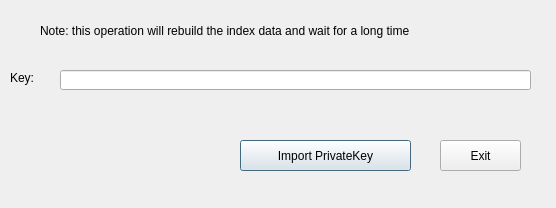
<?xml version="1.0" encoding="UTF-8"?>
<ui version="4.0">
 <class>ImpPrivKeyDialog</class>
 <widget class="QDialog" name="ImpPrivKeyDialog">
  <property name="geometry">
   <rect>
    <x>0</x>
    <y>0</y>
    <width>556</width>
    <height>208</height>
   </rect>
  </property>
  <property name="windowTitle">
   <string>Import pakcoin into your wallet</string>
  </property>
  <widget class="QPushButton" name="importButton">
   <property name="geometry">
    <rect>
     <x>240</x>
     <y>140</y>
     <width>171</width>
     <height>31</height>
    </rect>
   </property>
   <property name="text">
    <string>Import PrivateKey</string>
   </property>
   <property name="icon">
    <iconset>
     <normaloff>:/icons/add</normaloff>:/icons/add</iconset>
   </property>
  </widget>
  <widget class="QDialogButtonBox" name="buttonBox">
   <property name="geometry">
    <rect>
     <x>610</x>
     <y>415</y>
     <width>81</width>
     <height>26</height>
    </rect>
   </property>
   <property name="standardButtons">
    <set>QDialogButtonBox::NoButton</set>
   </property>
   <property name="centerButtons">
    <bool>true</bool>
   </property>
  </widget>
  <widget class="QLineEdit" name="addrEdit">
   <property name="geometry">
    <rect>
     <x>60</x>
     <y>70</y>
     <width>471</width>
     <height>20</height>
    </rect>
   </property>
   <property name="toolTip">
    <string>Your private address</string>
   </property>
   <property name="statusTip">
    <string>Your private address</string>
   </property>
  </widget>
  <widget class="QLabel" name="label">
   <property name="geometry">
    <rect>
     <x>10</x>
     <y>70</y>
     <width>41</width>
     <height>16</height>
    </rect>
   </property>
   <property name="text">
    <string>Key:</string>
   </property>
  </widget>
  <widget class="QPushButton" name="exitButton">
   <property name="geometry">
    <rect>
     <x>440</x>
     <y>140</y>
     <width>81</width>
     <height>31</height>
    </rect>
   </property>
   <property name="maximumSize">
    <size>
     <width>16777215</width>
     <height>16177186</height>
    </size>
   </property>
   <property name="text">
    <string>Exit</string>
   </property>
   <property name="icon">
    <iconset>
     <normaloff>:/icons/quit</normaloff>:/icons/quit</iconset>
   </property>
  </widget>
  <widget class="QLabel" name="label_2">
   <property name="geometry">
    <rect>
     <x>40</x>
     <y>20</y>
     <width>491</width>
     <height>21</height>
    </rect>
   </property>
   <property name="text">
    <string>Note: this operation will rebuild the index data and wait for a long time</string>
   </property>
  </widget>
 </widget>
 <resources>
  <include location="../bitcoin.qrc"/>
 </resources>
 <connections/>
</ui>
